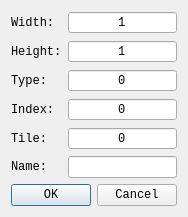
<?xml version="1.0" encoding="UTF-8"?>
<ui version="4.0">
 <class>MapCfgDlg</class>
 <widget class="QDialog" name="MapCfgDlg">
  <property name="geometry">
   <rect>
    <x>0</x>
    <y>0</y>
    <width>174</width>
    <height>197</height>
   </rect>
  </property>
  <property name="windowTitle">
   <string>Map Config</string>
  </property>
  <layout class="QGridLayout" name="gridLayout">
   <item row="1" column="0">
    <widget class="QLabel" name="heightLbl">
     <property name="font">
      <font>
       <family>Consolas</family>
      </font>
     </property>
     <property name="text">
      <string>Height:</string>
     </property>
    </widget>
   </item>
   <item row="0" column="0">
    <widget class="QLabel" name="widthLbl">
     <property name="font">
      <font>
       <family>Consolas</family>
      </font>
     </property>
     <property name="text">
      <string>Width:</string>
     </property>
    </widget>
   </item>
   <item row="2" column="0">
    <widget class="QLabel" name="typeLbl">
     <property name="font">
      <font>
       <family>Consolas</family>
      </font>
     </property>
     <property name="text">
      <string>Type:</string>
     </property>
    </widget>
   </item>
   <item row="3" column="0">
    <widget class="QLabel" name="indexLbl">
     <property name="font">
      <font>
       <family>Consolas</family>
      </font>
     </property>
     <property name="text">
      <string>Index:</string>
     </property>
    </widget>
   </item>
   <item row="6" column="0" colspan="2">
    <widget class="QDialogButtonBox" name="btnBox">
     <property name="font">
      <font>
       <family>Consolas</family>
      </font>
     </property>
     <property name="orientation">
      <enum>Qt::Horizontal</enum>
     </property>
     <property name="standardButtons">
      <set>QDialogButtonBox::Cancel|QDialogButtonBox::Ok</set>
     </property>
    </widget>
   </item>
   <item row="3" column="1">
    <widget class="QSpinBox" name="index">
     <property name="font">
      <font>
       <family>Consolas</family>
      </font>
     </property>
     <property name="alignment">
      <set>Qt::AlignCenter</set>
     </property>
     <property name="buttonSymbols">
      <enum>QAbstractSpinBox::NoButtons</enum>
     </property>
     <property name="maximum">
      <number>127</number>
     </property>
    </widget>
   </item>
   <item row="2" column="1">
    <widget class="QSpinBox" name="type">
     <property name="font">
      <font>
       <family>Consolas</family>
      </font>
     </property>
     <property name="alignment">
      <set>Qt::AlignCenter</set>
     </property>
     <property name="buttonSymbols">
      <enum>QAbstractSpinBox::NoButtons</enum>
     </property>
     <property name="maximum">
      <number>127</number>
     </property>
    </widget>
   </item>
   <item row="0" column="1">
    <widget class="QSpinBox" name="width">
     <property name="font">
      <font>
       <family>Consolas</family>
      </font>
     </property>
     <property name="alignment">
      <set>Qt::AlignCenter</set>
     </property>
     <property name="buttonSymbols">
      <enum>QAbstractSpinBox::NoButtons</enum>
     </property>
     <property name="minimum">
      <number>1</number>
     </property>
     <property name="maximum">
      <number>127</number>
     </property>
    </widget>
   </item>
   <item row="4" column="0">
    <widget class="QLabel" name="tileLbl">
     <property name="font">
      <font>
       <family>Consolas</family>
      </font>
     </property>
     <property name="text">
      <string>Tile:</string>
     </property>
    </widget>
   </item>
   <item row="1" column="1">
    <widget class="QSpinBox" name="height">
     <property name="font">
      <font>
       <family>Consolas</family>
      </font>
     </property>
     <property name="alignment">
      <set>Qt::AlignCenter</set>
     </property>
     <property name="buttonSymbols">
      <enum>QAbstractSpinBox::NoButtons</enum>
     </property>
     <property name="minimum">
      <number>1</number>
     </property>
     <property name="maximum">
      <number>127</number>
     </property>
    </widget>
   </item>
   <item row="4" column="1">
    <widget class="QSpinBox" name="tile">
     <property name="font">
      <font>
       <family>Consolas</family>
      </font>
     </property>
     <property name="alignment">
      <set>Qt::AlignCenter</set>
     </property>
     <property name="buttonSymbols">
      <enum>QAbstractSpinBox::NoButtons</enum>
     </property>
     <property name="maximum">
      <number>127</number>
     </property>
    </widget>
   </item>
   <item row="5" column="0">
    <widget class="QLabel" name="nameLbl">
     <property name="font">
      <font>
       <family>Consolas</family>
      </font>
     </property>
     <property name="text">
      <string>Name:</string>
     </property>
    </widget>
   </item>
   <item row="5" column="1">
    <widget class="QLineEdit" name="name">
     <property name="font">
      <font>
       <family>Consolas</family>
      </font>
     </property>
     <property name="alignment">
      <set>Qt::AlignCenter</set>
     </property>
    </widget>
   </item>
  </layout>
 </widget>
 <tabstops>
  <tabstop>width</tabstop>
  <tabstop>height</tabstop>
  <tabstop>type</tabstop>
  <tabstop>index</tabstop>
  <tabstop>tile</tabstop>
  <tabstop>name</tabstop>
 </tabstops>
 <resources/>
 <connections>
  <connection>
   <sender>btnBox</sender>
   <signal>accepted()</signal>
   <receiver>MapCfgDlg</receiver>
   <slot>accept()</slot>
   <hints>
    <hint type="sourcelabel">
     <x>248</x>
     <y>254</y>
    </hint>
    <hint type="destinationlabel">
     <x>157</x>
     <y>274</y>
    </hint>
   </hints>
  </connection>
  <connection>
   <sender>btnBox</sender>
   <signal>rejected()</signal>
   <receiver>MapCfgDlg</receiver>
   <slot>reject()</slot>
   <hints>
    <hint type="sourcelabel">
     <x>316</x>
     <y>260</y>
    </hint>
    <hint type="destinationlabel">
     <x>286</x>
     <y>274</y>
    </hint>
   </hints>
  </connection>
 </connections>
</ui>
